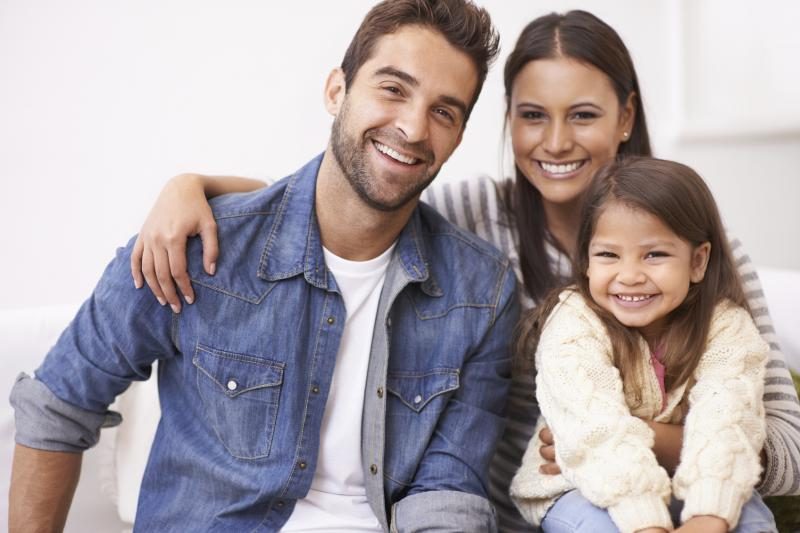
#> input picture Data/people.jpg, 800 x 533 px
$ python multi_face_detection.py
#> lines starting #> are read from the running program, lines starting #| are printed output that depends on the picture; after the words box and inside, x2 and y2 are one past the last pixel; in counts of white or black regions, pixels touching at a corner belong together
import cv2
import os
import matplotlib.pyplot as plt

image_face = r"Data/people.jpg"
frontal_face = r"FaceDetection/haarcascade_frontalface_alt.xml"
os.chdir('../')
current_dir = os.getcwd()
image_path = os.path.join(current_dir, image_face)

image = cv2.imread(image_path)
#> image is the input picture: shape (533, 800, 3); mean B, G, R 165.6, 161.8, 171.2
gray_image = cv2.cvtColor(image, cv2.COLOR_BGR2GRAY)
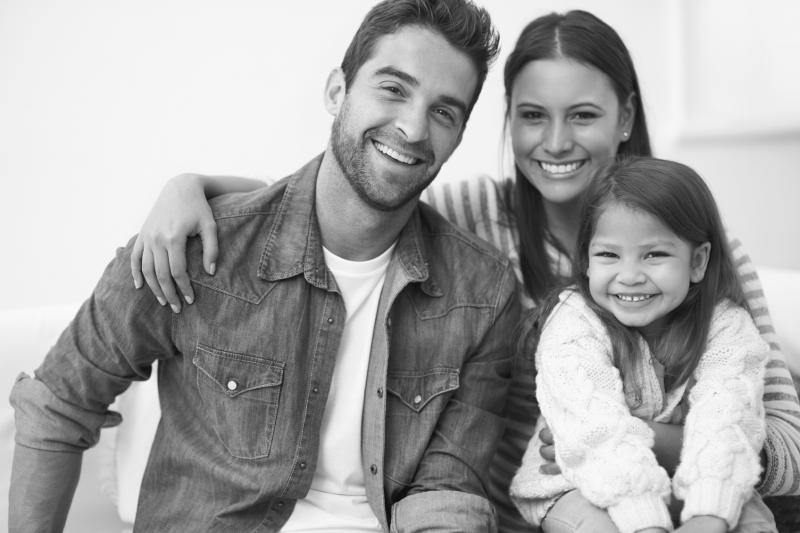
#> gray_image: shape (533, 800); min 4, max 254, mean 165.1
# pre-trained viola-james algorithm include positive and negative
cascade_classifier = cv2.CascadeClassifier(os.path.join(current_dir, frontal_face))
detected_faces = cascade_classifier.detectMultiScale(gray_image, scaleFactor=1.07, minNeighbors=5, minSize=(20, 0))
#> detected_faces = [[495, 66, 129, 129], [574, 210, 115, 115]]
print(detected_faces)
#| [[495  66 129 129]
#|  [574 210 115 115]]

for x, y, width, height in detected_faces:
    cv2.rectangle(image, (x, y), (x + width, y + height), (0, 0, 255), 10)
#> this loop made 2 passes
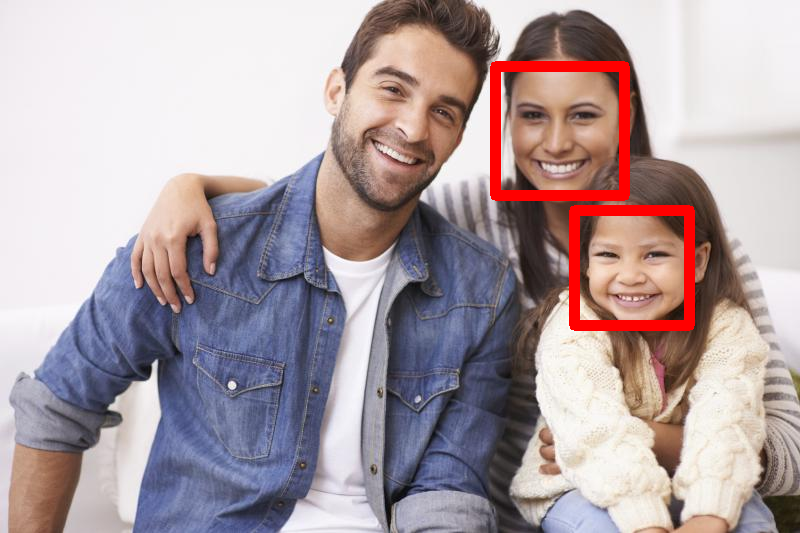
#> image: shape (533, 800, 3); 2.5% of pixels changed, all inside (x1, y1, x2, y2) = (490, 61, 695, 331)
plt.imshow(cv2.cvtColor(image, cv2.COLOR_BGR2RGB))
plt.show()

$ run again, with Data/bird.jpg copied over Data/people.jpg
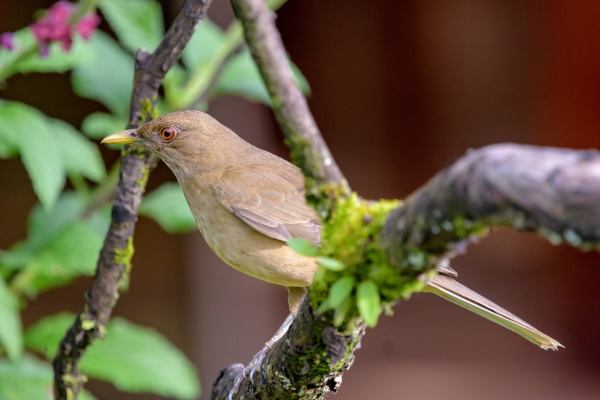
#> input picture Data/bird.jpg, 600 x 400 px
#> image is the input picture: shape (400, 600, 3); mean B, G, R 66.5, 91.5, 103.6
#> `gray_image = cv2.cvtColor(image, cv2.COLOR_BGR2GRAY)`:
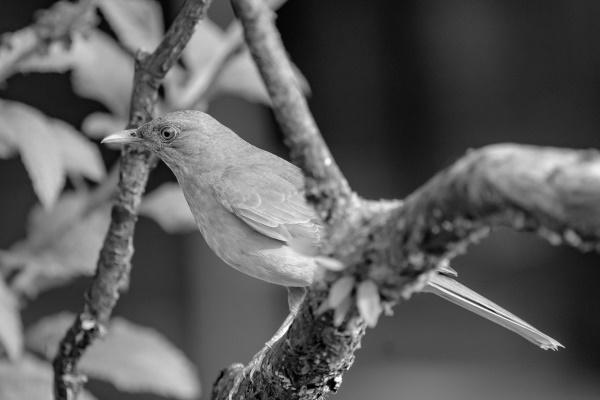
#> gray_image: shape (400, 600); min 0, max 255, mean 92.2
#> detected_faces = ()

$ run again, with Data/boy_face.jpg copied over Data/people.jpg
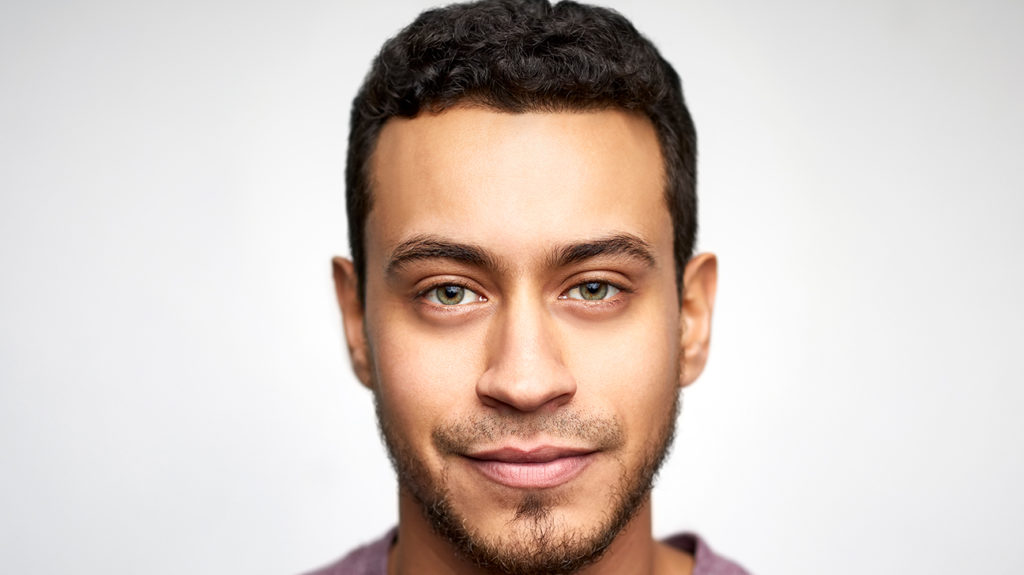
#> input picture Data/boy_face.jpg, 1024 x 575 px
#> image is the input picture: shape (575, 1024, 3); mean B, G, R 193.4, 200.1, 212.8
#> `gray_image = cv2.cvtColor(image, cv2.COLOR_BGR2GRAY)`:
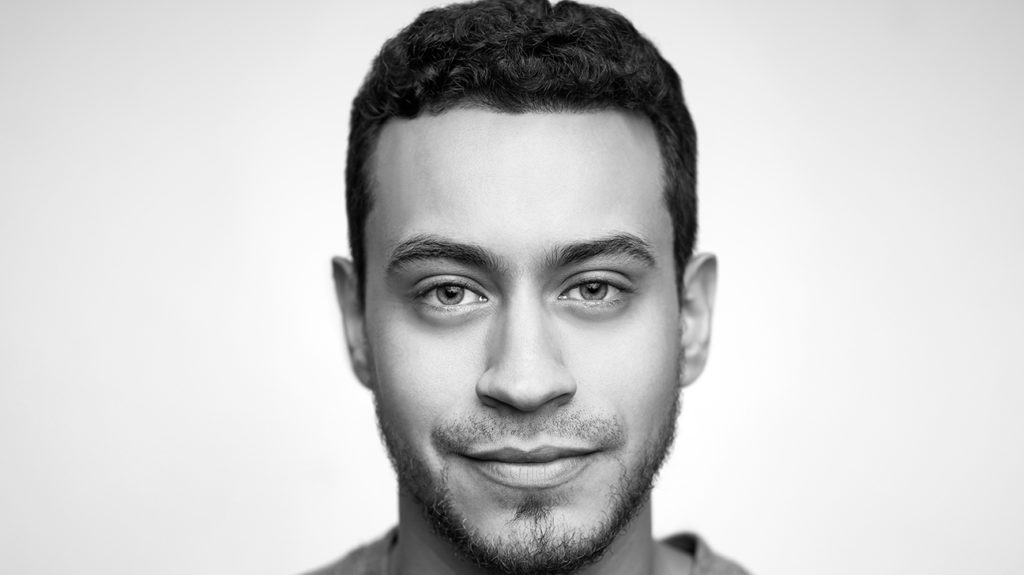
#> gray_image: shape (575, 1024); min 0, max 255, mean 203.1
#> detected_faces = [[331, 133, 388, 388]]
#| [[331 133 388 388]]
#> the loop `for x, y, width, height in detected_faces:` made 1 pass
#> after the loop `for x, y, width, height in detected_faces:`:
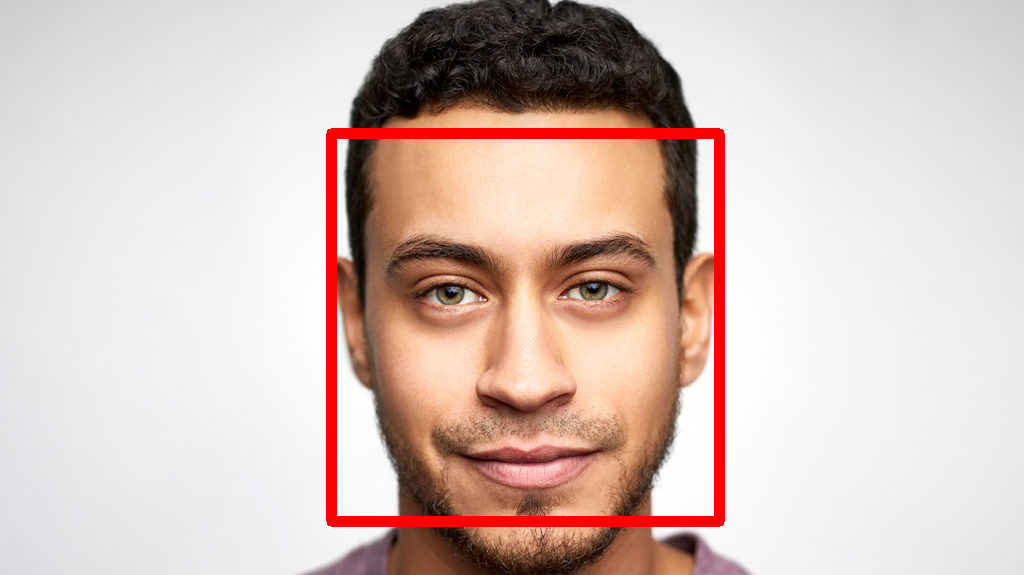
#> image: shape (575, 1024, 3); 2.89% of pixels changed, all inside (x1, y1, x2, y2) = (326, 128, 725, 527)
